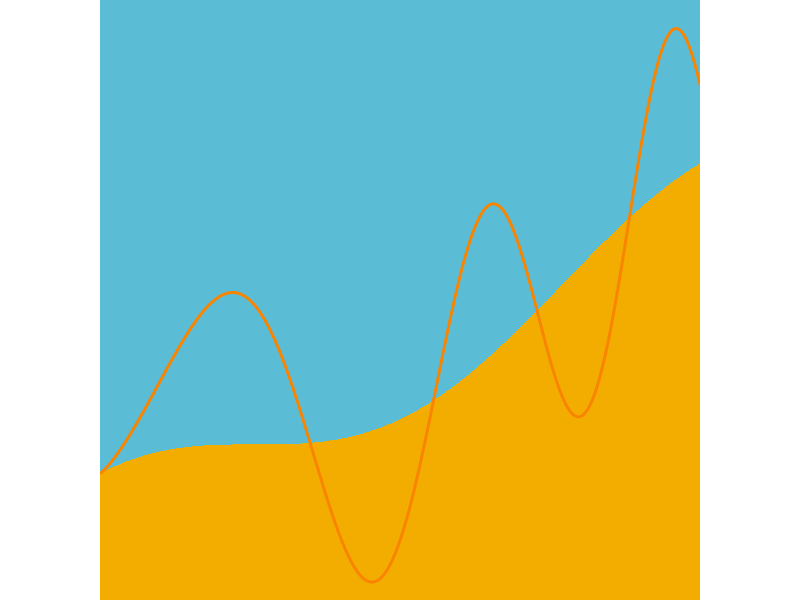
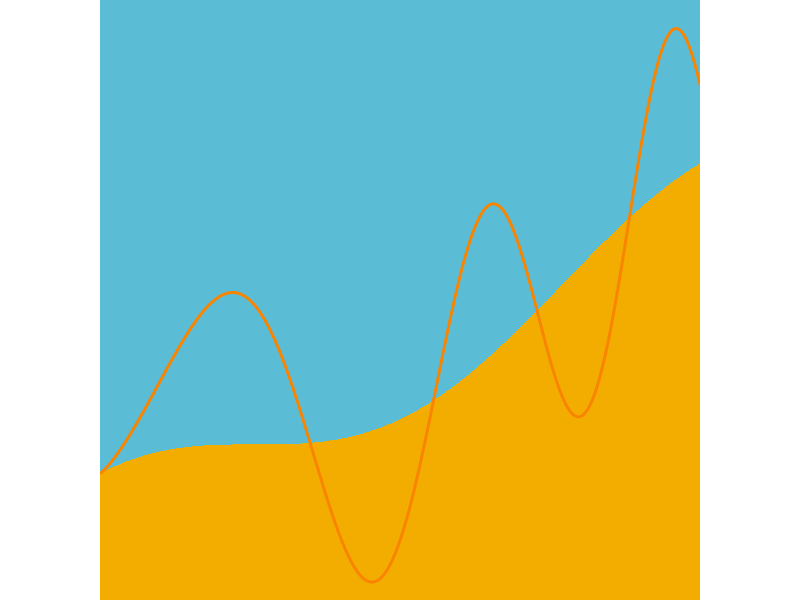
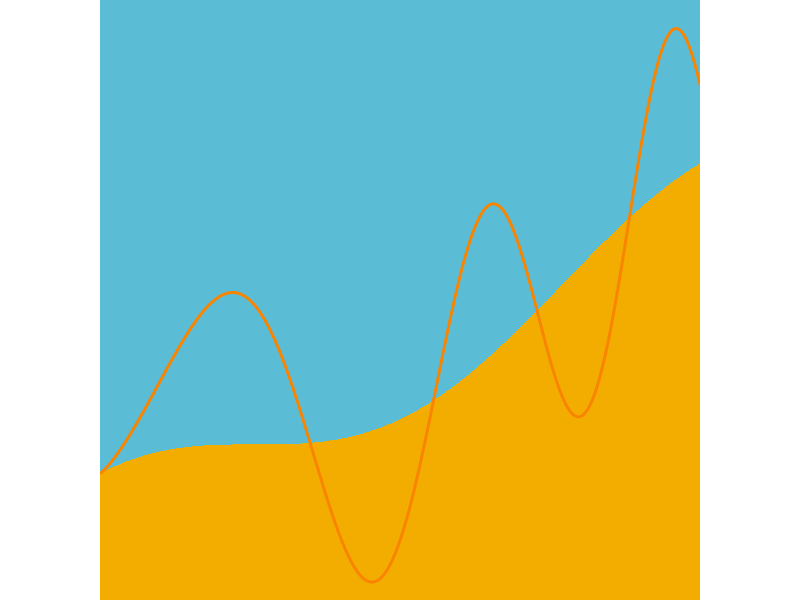
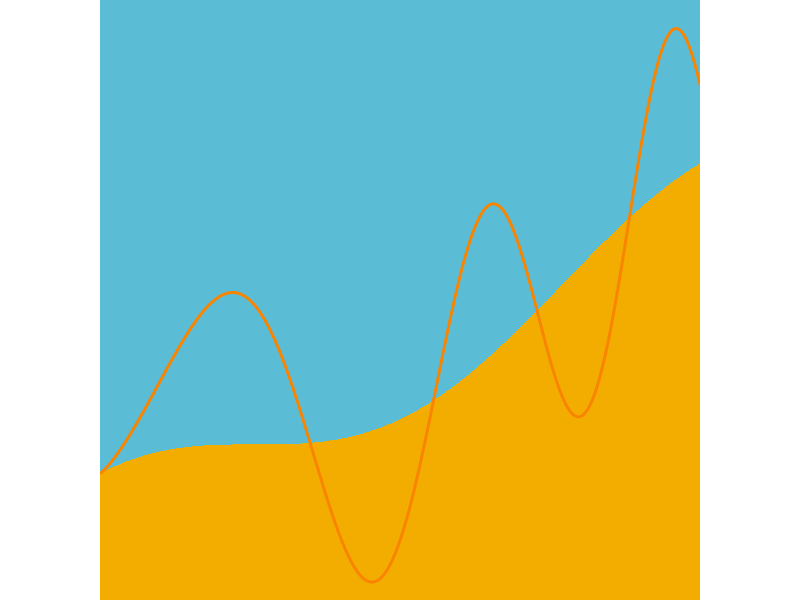

These charts were generated, in order, by the following R code:
library(ggplot2)
library(svglite)

## Colors
y1_color <- "#F2AD00"
y2_color <- "#F98400"
y3_color <- "#5BBCD6"


##

df <- data.frame(x = seq(0, 0.975 * 2 * pi, length.out = 1000))

df$y1 <- cos(df$x) + df$x + 1.5
df$y2 <- df$y1 + 3 * sin(df$x ^ (3 / 2))

p <-
  df |>
  ggplot(aes(
    x = x
  )) +
  geom_area(aes(y = y1, fill = "y1")) +
  geom_ribbon(
    aes(
      xmin = x,
      xmax = x,
      ymin = y1,
      ymax = +Inf
    ),
    fill = y3_color
  ) +
  geom_line(aes(y = y2), color = y2_color, linewidth = 1) +
  scale_x_continuous(expand = c(0, 0), limits = c(0, 0.975 * 2 * pi)) +
  scale_y_continuous(expand = c(0, 0), limits = c(0, 1.05 * max(df$y2))) +
  scale_fill_manual(values = c(
    y1 = y1_color,
    y2 = y2_color
  )) +
  theme_void() +
  theme(
    legend.position = "none",
    aspect.ratio = 1,
    plot.margin = margin(0, 0, 0, 0),
    axis.ticks.length = unit(0, "pt")
  )

p

## Save one as a png with 32 x 32 pixels
ggsave(
  "./static-content/logo/logo-32x32.png",
  p,
  width = 1,
  height = 1,
  scale = 1,
  dpi = 32,
  bg = "transparent"
)

## Save one as a png with 180 x 180 pixels
ggsave(
  "./static-content/logo/logo-180x180.png",
  p,
  width = 1,
  height = 1,
  dpi = 180,
  bg = "transparent"
)


## Save one as SVG
ggsave(
  "./static-content/logo/logo.svg",
  p,
  width = 0.5,
  height = 0.5,
  scale = 1,
  bg = "transparent"
)
